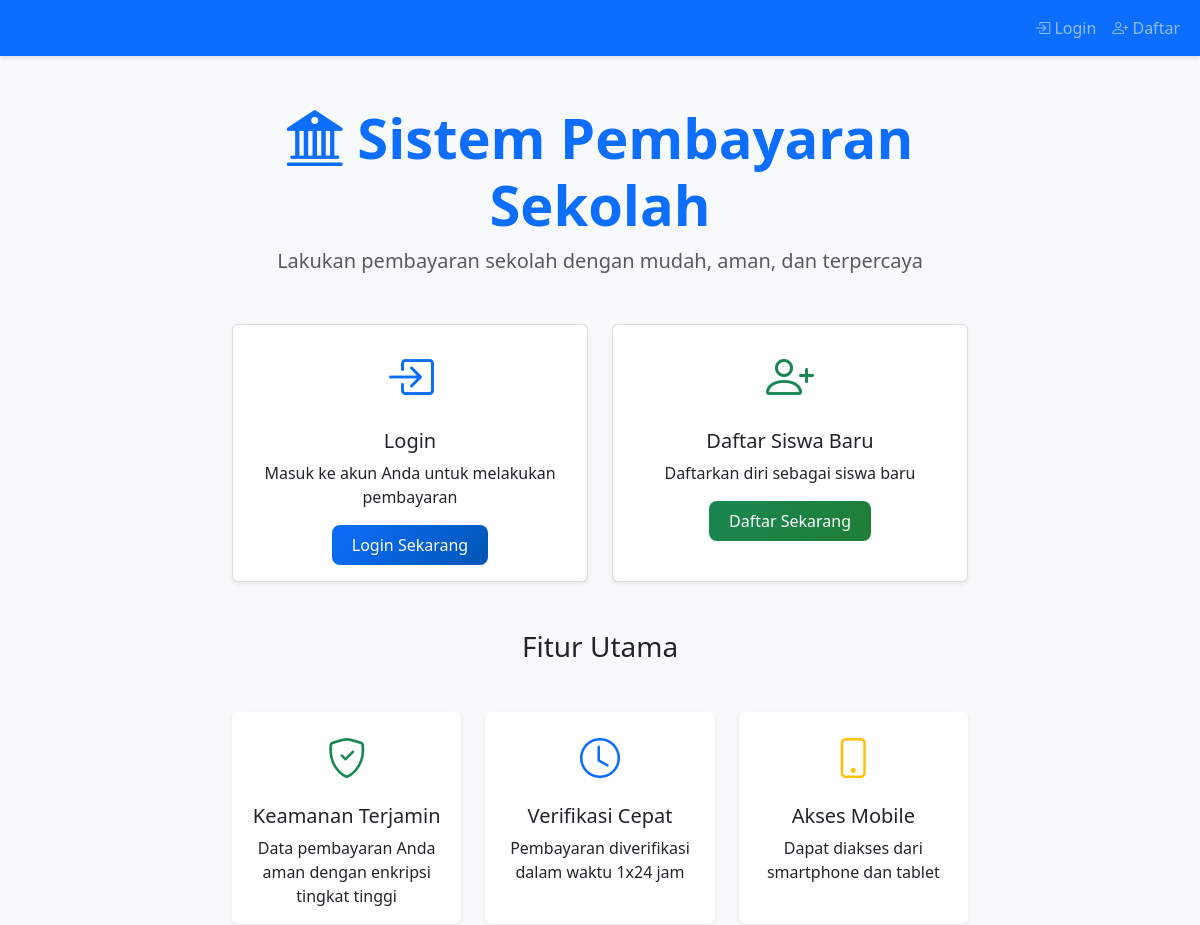
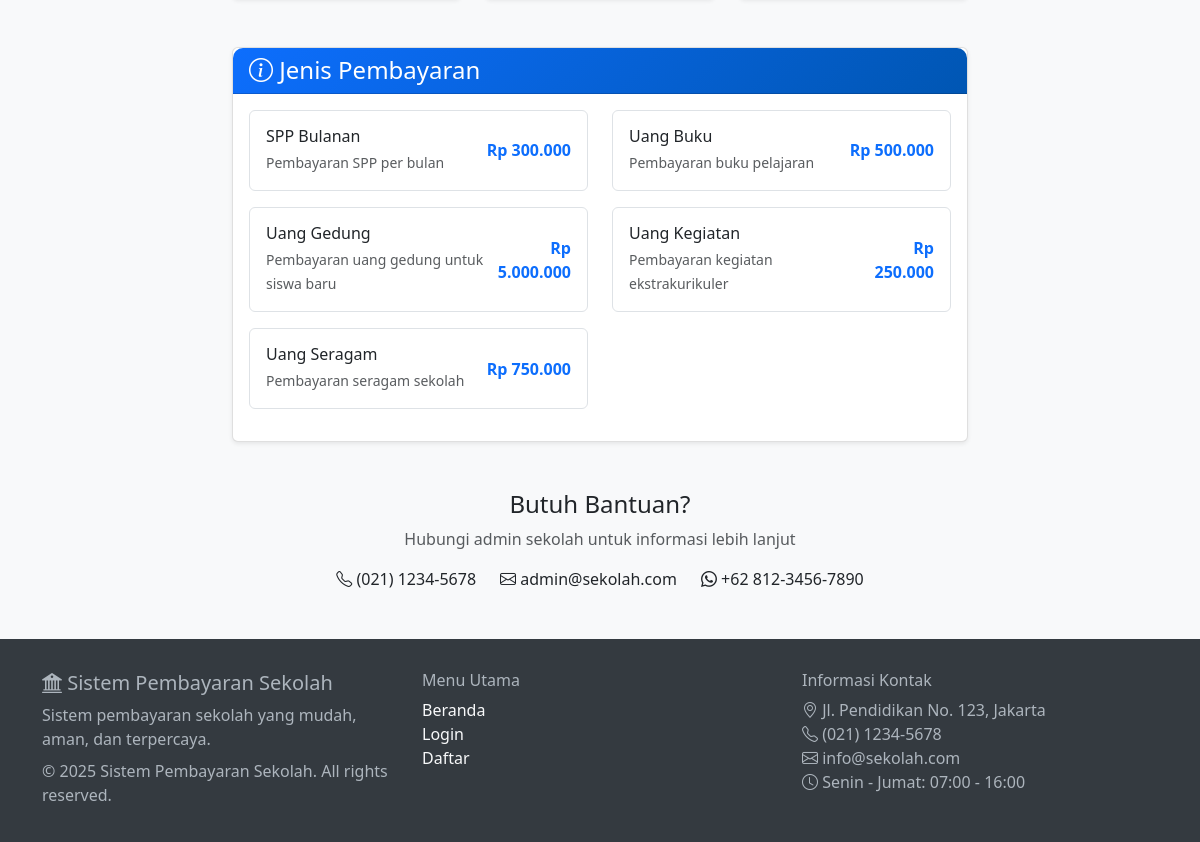
The page / on the database its author committed (2 pictures, top to bottom).
### tables this page shows
CREATE TABLE payment_types (
    id INT PRIMARY KEY AUTO_INCREMENT,
    nama_pembayaran VARCHAR(100) NOT NULL,
    jumlah DECIMAL(10,2) NOT NULL,
    deskripsi TEXT,
    is_active BOOLEAN DEFAULT TRUE,
    created_at TIMESTAMP DEFAULT CURRENT_TIMESTAMP
);

### includes/functions.php (called while the page is built, shortened)
<?php
function is_logged_in() {
    return isset($_SESSION['user_id']) && !empty($_SESSION['user_id']);
}
function format_currency($amount) {
    return 'Rp ' . number_format($amount, 0, ',', '.');
}
?>

### config/database.php (called while the page is built, shortened)
<?php
class Database {
    private $host = DB_HOST;
    private $user = DB_USER;
    private $pass = DB_PASS;
    private $dbname = DB_NAME;
    private $dbh;
    public function __construct() {
        $dsn = 'mysql:host=' . $this->host . ';dbname=' . $this->dbname . ';charset=utf8mb4';
        $options = array(
            PDO::ATTR_PERSISTENT => true,
            PDO::ATTR_ERRMODE => PDO::ERRMODE_EXCEPTION,
            PDO::ATTR_DEFAULT_FETCH_MODE => PDO::FETCH_ASSOC,
            PDO::MYSQL_ATTR_INIT_COMMAND => "SET NAMES utf8mb4"
        );
        try {
            $this->dbh = new PDO($dsn, $this->user, $this->pass, $options);
        } catch(PDOException $e) {
            $this->error = $e->getMessage();
            die('Database connection failed: ' . $this->error);
        }
    }
    public function query($query) {
        $this->stmt = $this->dbh->prepare($query);
    }
    public function execute() {
        return $this->stmt->execute();
    }
    public function resultset() {
        $this->execute();
        return $this->stmt->fetchAll(PDO::FETCH_OBJ);
    }
}
?>

### index.php (the view, shortened to what this page needs)
<?php
require_once 'config/database.php';
require_once 'includes/functions.php';
include 'includes/header.php';
?>
<div class="container my-5">
    <div class="row">
        <div class="col-lg-8 mx-auto">
            <div class="text-center mb-5">
                <h1 class="display-4 fw-bold text-primary">
                    <i class="bi bi-bank2"></i> Sistem Pembayaran Sekolah
                </h1>
                <p class="lead text-muted">Lakukan pembayaran sekolah dengan mudah, aman, dan terpercaya</p>
            </div>
            <?php if (is_logged_in()): ?>
                <div class="row g-4 mb-5">
                    <?php if (is_admin()): ?>
                        <div class="col-md-4">
                            <div class="card text-center h-100">
                                <div class="card-body">
                                    <i class="bi bi-speedometer2 text-primary" style="font-size: 3rem;"></i>
                                    <h5 class="card-title mt-3">Dashboard Admin</h5>
                                    <p class="card-text">Kelola data siswa dan verifikasi pembayaran</p>
                                    <a href="admin/dashboard.php" class="btn btn-primary">Akses Dashboard</a>
                                </div>
                            </div>
                        </div>
                        <div class="col-md-4">
                            <div class="card text-center h-100">
                                <div class="card-body">
                                    <i class="bi bi-people text-success" style="font-size: 3rem;"></i>
                                    <h5 class="card-title mt-3">Data Siswa</h5>
                                    <p class="card-text">Kelola dan tambah data siswa baru</p>
                                    <a href="admin/students.php" class="btn btn-success">Kelola Siswa</a>
                                </div>
                            </div>
                        </div>
                        <div class="col-md-4">
                            <div class="card text-center h-100">
                                <div class="card-body">
                                    <i class="bi bi-credit-card text-warning" style="font-size: 3rem;"></i>
                                    <h5 class="card-title mt-3">Verifikasi Pembayaran</h5>
                                    <p class="card-text">Verifikasi bukti pembayaran siswa</p>
                                    <a href="admin/payments.php" class="btn btn-warning">Lihat Pembayaran</a>
                                </div>
                            </div>
                        </div>
                    <?php else: ?>
                        <div class="col-md-6">
                            <div class="card text-center h-100">
                                <div class="card-body">
                                    <i class="bi bi-speedometer2 text-primary" style="font-size: 3rem;"></i>
                                    <h5 class="card-title mt-3">Dashboard Siswa</h5>
                                    <p class="card-text">Lihat status pembayaran dan tagihan Anda</p>
                                    <a href="student/dashboard.php" class="btn btn-primary">Akses Dashboard</a>
                                </div>
                            </div>
                        </div>
                        <div class="col-md-6">
                            <div class="card text-center h-100">
                                <div class="card-body">
                                    <i class="bi bi-credit-card text-success" style="font-size: 3rem;"></i>
                                    <h5 class="card-title mt-3">Bayar Tagihan</h5>
                                    <p class="card-text">Upload bukti pembayaran tagihan sekolah</p>
                                    <a href="student/payments.php" class="btn btn-success">Bayar Sekarang</a>
                                </div>
                            </div>
                        </div>
                    <?php endif; ?>
                </div>
            <?php else: ?>
                <div class="row g-4 mb-5">
                    <div class="col-md-6">
                        <div class="card text-center h-100">
                            <div class="card-body">
                                <i class="bi bi-box-arrow-in-right text-primary" style="font-size: 3rem;"></i>
                                <h5 class="card-title mt-3">Login</h5>
                                <p class="card-text">Masuk ke akun Anda untuk melakukan pembayaran</p>
                                <a href="login.php" class="btn btn-primary">Login Sekarang</a>
                            </div>
                        </div>
                    </div>
                    <div class="col-md-6">
                        <div class="card text-center h-100">
                            <div class="card-body">
                                <i class="bi bi-person-plus text-success" style="font-size: 3rem;"></i>
                                <h5 class="card-title mt-3">Daftar Siswa Baru</h5>
                                <p class="card-text">Daftarkan diri sebagai siswa baru</p>
                                <a href="register.php" class="btn btn-success">Daftar Sekarang</a>
                            </div>
                        </div>
                    </div>
                </div>
            <?php endif; ?>
            <div class="row g-4">
                <div class="col-12">
                    <h3 class="text-center mb-4">Fitur Utama</h3>
                </div>
                <div class="col-md-4">
                    <div class="card border-0 shadow-sm h-100">
                        <div class="card-body text-center">
                            <i class="bi bi-shield-check text-success" style="font-size: 2.5rem;"></i>
                            <h5 class="card-title mt-3">Keamanan Terjamin</h5>
                            <p class="card-text">Data pembayaran Anda aman dengan enkripsi tingkat tinggi</p>
                        </div>
                    </div>
                </div>
                <div class="col-md-4">
                    <div class="card border-0 shadow-sm h-100">
                        <div class="card-body text-center">
                            <i class="bi bi-clock text-primary" style="font-size: 2.5rem;"></i>
                            <h5 class="card-title mt-3">Verifikasi Cepat</h5>
                            <p class="card-text">Pembayaran diverifikasi dalam waktu 1x24 jam</p>
                        </div>
                    </div>
                </div>
                <div class="col-md-4">
                    <div class="card border-0 shadow-sm h-100">
                        <div class="card-body text-center">
                            <i class="bi bi-phone text-warning" style="font-size: 2.5rem;"></i>
                            <h5 class="card-title mt-3">Akses Mobile</h5>
                            <p class="card-text">Dapat diakses dari smartphone dan tablet</p>
                        </div>
                    </div>
                </div>
            </div>
            <div class="card mt-5">
                <div class="card-header">
                    <h4 class="mb-0"><i class="bi bi-info-circle"></i> Jenis Pembayaran</h4>
                </div>
                <div class="card-body">
                    <div class="row">
                        <?php
                        try {
                            $db = new Database();
                            $db->query("SELECT * FROM payment_types WHERE is_active = 1 ORDER BY nama_pembayaran");
                            $payment_types = $db->resultset();
                            if ($payment_types) {
                                foreach ($payment_types as $type) {
                                    echo '<div class="col-md-6 mb-3">';
                                    echo '<div class="d-flex justify-content-between align-items-center p-3 border rounded">';
                                    echo '<div>';
                                    echo '<h6 class="mb-1">' . htmlspecialchars($type->nama_pembayaran) . '</h6>';
                                    echo '<small class="text-muted">' . htmlspecialchars($type->deskripsi) . '</small>';
                                    echo '</div>';
                                    echo '<div class="text-end">';
                                    echo '<span class="fw-bold text-primary">' . format_currency($type->jumlah) . '</span>';
                                    echo '</div>';
                                    echo '</div>';
                                    echo '</div>';
                                }
                            } else {
                                echo '<div class="col-12">';
                                echo '<p class="text-muted text-center">Belum ada jenis pembayaran yang tersedia.</p>';
                                echo '</div>';
                            }
                        } catch (Exception $e) {
                            echo '<div class="col-12">';
                            echo '<p class="text-danger text-center">Error loading payment types.</p>';
                            echo '</div>';
                        }
                        ?>
                    </div>
                </div>
            </div>
            <div class="text-center mt-5">
                <h4>Butuh Bantuan?</h4>
                <p class="text-muted">Hubungi admin sekolah untuk informasi lebih lanjut</p>
                <div class="row justify-content-center">
                    <div class="col-auto">
                        <i class="bi bi-telephone"></i> (021) 1234-5678
                    </div>
                    <div class="col-auto">
                        <i class="bi bi-envelope"></i> admin@sekolah.com
                    </div>
                    <div class="col-auto">
                        <i class="bi bi-whatsapp"></i> +62 812-3456-7890
                    </div>
                </div>
            </div>
        </div>
    </div>
</div>
<?php include 'includes/footer.php'; ?>

### rows shown on the page
payment_types: nama_pembayaran "SPP Bulanan", deskripsi "Pembayaran SPP per bulan", jumlah "Rp 300.000"
payment_types: nama_pembayaran "Uang Buku", deskripsi "Pembayaran buku pelajaran", jumlah "Rp 500.000"
payment_types: nama_pembayaran "Uang Gedung", deskripsi "Pembayaran uang gedung untuk siswa baru", jumlah "Rp 5.000.000"
payment_types: nama_pembayaran "Uang Kegiatan", deskripsi "Pembayaran kegiatan ekstrakurikuler", jumlah "Rp 250.000"
payment_types: nama_pembayaran "Uang Seragam", deskripsi "Pembayaran seragam sekolah", jumlah "Rp 750.000"

### other values the page prints
SITE_NAME "Sistem Pembayaran Sekolah"
